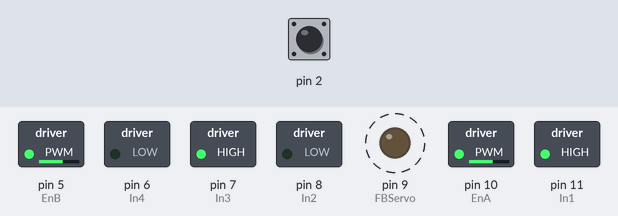
A sketch run on a simulated Arduino Uno, built with avr-gcc and run on an emulated ATmega328P. Shown: switched loads named in the sketch (green lamp = pin HIGH), output pins drawn as LEDs (lit = HIGH). Dashed ring = blinking. The test bench sets the inputs (shaded band); at power-on: pin 2 LOW. What the sketch prints to the serial monitor is not drawn.

Above: at 1.28 s.
1.3 s: pin 2 pulsed HIGH 2 times (0.12 s each, 0.3 s apart)
Timing chart, 0 to 10.3 s (numbered marks = the images above; inputs shaded):
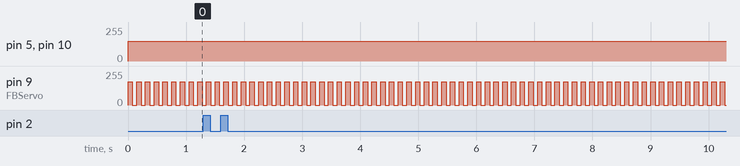

Measured:
- by itself, pin 9 (FBServo): alternates 175/255 for 0.08 s and 0/255 for 0.08 s

The sketch:

DCMotorDriverV4.ino
```cpp
/*
  This code is used to control the DC servo motors for the Conduit Crawler
  It initializes the pin positions for control from the Microcontroller and
  impliments a simple forward drive motion. The code interfaces with the
  L298N Motor Controller Board. Our project uses the same control signals to
  operate two controller boards with a total of 4 DC motors.
  analogWrite() functions determines the spead of the DC motors

  The follwing tables controls the operation of the Hbridge. Setting the
  related pins will provide the desired direction
IN1   IN2   IN3   IN4   Direction
0     0     0     0     Stop
1     0     1     0     Forward
0     1     0     1     Reverse
1     0     0     1     Left
0     1     1     0     Right

 */

//Motor Connections and definitions
//The Arduino Pins on left, AVR pins on right
#define EnA 10 // PB2
#define EnB 5 // PD5
#define In1 11 // PB3 was 9 PB1
#define In2 8 // PB0
#define In3 7 // PD7
#define In4 6 // PD6
#define FBServo 9 // PB1
volatile int pwm_value = 0;
volatile int prev_time = 0;

void setup()
{
  Serial.begin(115200);
  // when pin D2 goes high, call the rising function
  attachInterrupt(0, rising, RISING);
  // All motor control pins are outputs
  pinMode(EnA, OUTPUT); // PWM Signal of duty cycle between 0 (always off) and 255 (always on), accepts integers
  pinMode(EnB, OUTPUT); // PWM Signal "                                                                        "
  pinMode(In1, OUTPUT);
  pinMode(In2, OUTPUT);
  pinMode(In3, OUTPUT);
  pinMode(In4, OUTPUT);
  pinMode(FBServo, OUTPUT);
      // turn on motor A
  digitalWrite(In1, HIGH);
  digitalWrite(In2, LOW);
  digitalWrite(In3, HIGH);
  digitalWrite(In4, LOW);
}
void goForward()   //run both motors forward in the same direction
{
  digitalWrite(In1, HIGH);
  digitalWrite(In2, LOW);
  digitalWrite(In3, HIGH);
  digitalWrite(In4, LOW);
  analogWrite(EnA, 150);
  analogWrite(EnB, 150);

}

void goBackward()   //run both motors backward in the same direction
{
  // turn on motor A
  digitalWrite(In1, LOW);
  digitalWrite(In2, HIGH);
  // set speedA to 150 out 255
  analogWrite(EnA, 200);
  // turn on motor B
  digitalWrite(In3, LOW);
  digitalWrite(In4, HIGH);
  // set speedB to 150 out 255
  analogWrite(EnB, 200);
  delay(2000);
  // now turn off motors
  digitalWrite(In1, LOW);
  digitalWrite(In2, LOW);
  digitalWrite(In3, LOW);
  digitalWrite(In4, LOW);
}

void RunServo(){
  analogWrite(FBServo,175);
if (pwm_value >= 330)
{
  analogWrite(FBServo,0);
  }
  delay(75);
analogWrite(FBServo,230);
if (pwm_value <= 20)
{
  analogWrite(FBServo,0);
  }
  delay(75);
  }
void loop()
{
  goForward();

  RunServo();
}

void rising() {
  attachInterrupt(0, falling, FALLING);
  prev_time = micros();
}

void falling() {
  attachInterrupt(0, rising, RISING);
  pwm_value = micros()-prev_time;
  Serial.println(pwm_value);
}
```
